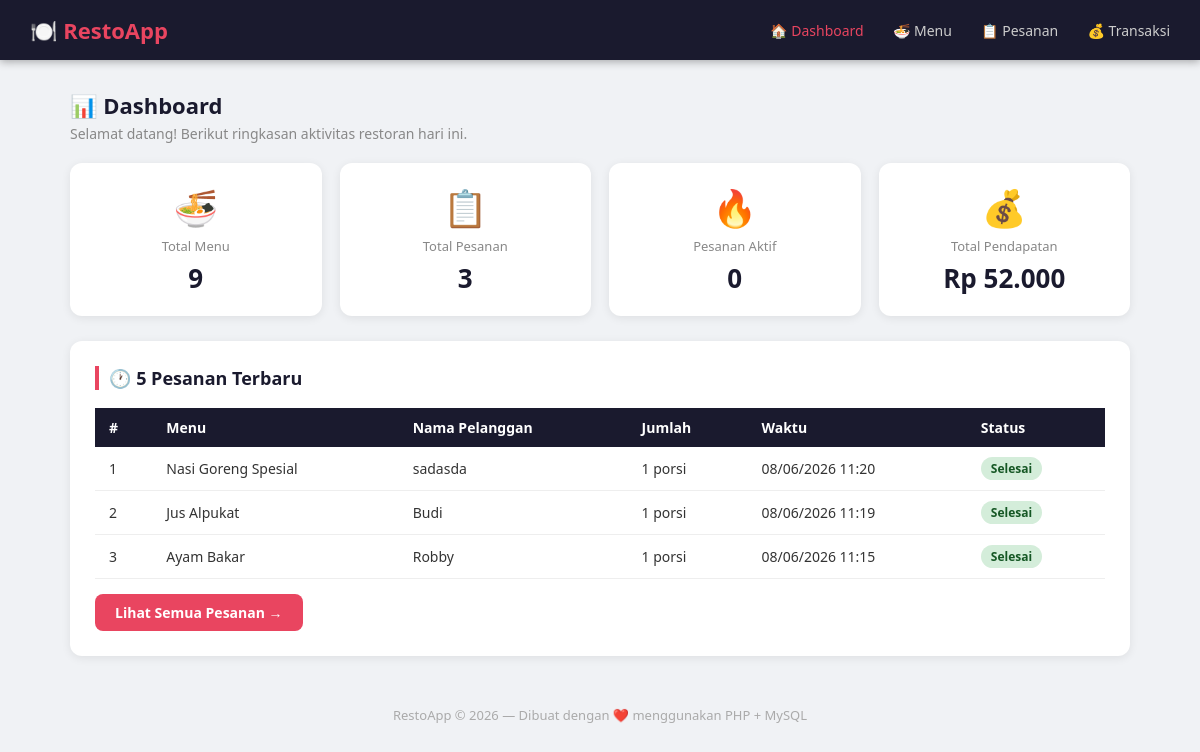
The page / on the database its author committed.
### tables this page shows
CREATE TABLE `pesanan` (
  `id_pesanan` int(11) NOT NULL,
  `id_menu` int(11) NOT NULL,
  `nama_pelanggan` varchar(100) NOT NULL,
  `nomor_meja` int(11) NOT NULL DEFAULT 1,
  `jumlah` int(11) NOT NULL DEFAULT 1,
  `subtotal` int(11) NOT NULL DEFAULT 0,
  `catatan` varchar(255) DEFAULT '',
  `status` enum('menunggu','diproses','selesai','batal') DEFAULT 'menunggu',
  `waktu_pesan` timestamp NOT NULL DEFAULT current_timestamp()
);

CREATE TABLE `daftar_menu` (
  `id_menu` int(11) NOT NULL,
  `nama_menu` varchar(100) NOT NULL,
  `kategori` enum('Makanan','Minuman','Snack','Dessert','Lainnya') DEFAULT 'Makanan',
  `harga` int(11) NOT NULL DEFAULT 0,
  `stok` int(11) NOT NULL DEFAULT 0,
  `deskripsi` varchar(255) DEFAULT '',
  `status` enum('tersedia','habis') DEFAULT 'tersedia',
  `created_at` timestamp NOT NULL DEFAULT current_timestamp()
);

### index.php (the view, shortened to what this page needs)
<?php
require_once 'includes/koneksi.php';
require_once 'includes/header.php';
$total_menu     = mysqli_fetch_assoc(mysqli_query($koneksi, "SELECT COUNT(*) as total FROM daftar_menu"))['total'];
$total_pesanan  = mysqli_fetch_assoc(mysqli_query($koneksi, "SELECT COUNT(*) as total FROM pesanan"))['total'];
$pesanan_aktif  = mysqli_fetch_assoc(mysqli_query($koneksi, "SELECT COUNT(*) as total FROM pesanan WHERE status IN ('menunggu','diproses')"))['total'];
$pendapatan     = mysqli_fetch_assoc(mysqli_query($koneksi, "SELECT SUM(total_bayar) as total FROM transaksi WHERE status_bayar = 'lunas'"))['total'];
$pendapatan     = $pendapatan ?? 0;
$pesanan_baru = mysqli_query($koneksi, "
    SELECT p.*, m.nama_menu
    FROM pesanan p
    JOIN daftar_menu m ON p.id_menu = m.id_menu
    ORDER BY p.waktu_pesan DESC
    LIMIT 5
");
?>
<div class="container">
    <div class="page-title">
        <h1>📊 Dashboard</h1>
        <p>Selamat datang! Berikut ringkasan aktivitas restoran hari ini.</p>
    </div>
    <div class="stats">
        <div class="stat-box">
            <div class="icon">🍜</div>
            <div class="label">Total Menu</div>
            <div class="value biru"><?= $total_menu ?></div>
        </div>
        <div class="stat-box">
            <div class="icon">📋</div>
            <div class="label">Total Pesanan</div>
            <div class="value"><?= $total_pesanan ?></div>
        </div>
        <div class="stat-box">
            <div class="icon">🔥</div>
            <div class="label">Pesanan Aktif</div>
            <div class="value merah"><?= $pesanan_aktif ?></div>
        </div>
        <div class="stat-box">
            <div class="icon">💰</div>
            <div class="label">Total Pendapatan</div>
            <div class="value hijau">Rp <?= number_format($pendapatan, 0, ',', '.') ?></div>
        </div>
    </div>
    <div class="card">
        <h2>🕐 5 Pesanan Terbaru</h2>
        <?php if (mysqli_num_rows($pesanan_baru) > 0): ?>
        <table>
            <thead>
                <tr>
                    <th>#</th>
                    <th>Menu</th>
                    <th>Nama Pelanggan</th>
                    <th>Jumlah</th>
                    <th>Waktu</th>
                    <th>Status</th>
                </tr>
            </thead>
            <tbody>
            <?php $no = 1; while ($row = mysqli_fetch_assoc($pesanan_baru)): ?>
                <tr>
                    <td><?= $no++ ?></td>
                    <td><?= htmlspecialchars($row['nama_menu']) ?></td>
                    <td><?= htmlspecialchars($row['nama_pelanggan']) ?></td>
                    <td><?= $row['jumlah'] ?> porsi</td>
                    <td><?= date('d/m/Y H:i', strtotime($row['waktu_pesan'])) ?></td>
                    <td>
                        <span class="badge badge-<?= $row['status'] ?>">
                            <?= ucfirst($row['status']) ?>
                        </span>
                    </td>
                </tr>
            <?php endwhile; ?>
            </tbody>
        </table>
        <?php endif; ?>
        <div style="margin-top:15px;">
            <a href="pesanan.php" class="btn btn-primary">Lihat Semua Pesanan →</a>
        </div>
    </div>
</div>
<?php require_once 'includes/footer.php'; ?>

### includes/header.php (shortened to what this page needs)
<?php
$halaman_aktif = basename($_SERVER['PHP_SELF']);
?>
<!DOCTYPE html>
<html lang="id">
<head>
    <link rel="stylesheet" href="<?= str_repeat('../', substr_count($_SERVER['PHP_SELF'], '/') - 2) ?>css/style.css">
</head>
<body>
<div class="navbar">
    <a href="index.php" class="logo">🍽️ RestoApp</a>
    <nav>
        <a href="index.php"       class="<?= $halaman_aktif == 'index.php'       ? 'active' : '' ?>">🏠 Dashboard</a>
        <a href="menu.php"        class="<?= $halaman_aktif == 'menu.php'        ? 'active' : '' ?>">🍜 Menu</a>
        <a href="pesanan.php"     class="<?= $halaman_aktif == 'pesanan.php'     ? 'active' : '' ?>">📋 Pesanan</a>
        <a href="transaksi.php"   class="<?= $halaman_aktif == 'transaksi.php'   ? 'active' : '' ?>">💰 Transaksi</a>
    </nav>
</div>

### includes/footer.php (shortened to what this page needs)
<div style="text-align:center; padding: 20px; color: #aaa; font-size: 13px; margin-top: 20px;">
    RestoApp © <?= date('Y') ?> — Dibuat dengan ❤️ menggunakan PHP + MySQL
</div>
</body>
</html>

### css/style.css (style rules this page uses)
* { margin: 0; padding: 0; box-sizing: border-box; }
body { font-family: 'Segoe UI', sans-serif; background: #f0f2f5; color: #333; }
.navbar { background: #1a1a2e; padding: 0 30px; display: flex; align-items: center; justify-content: space-between; height: 60px; box-shadow: 0 2px 8px rgba(0,0,0,0.3); }
.navbar .logo { color: #e94560; font-size: 22px; font-weight: 700; text-decoration: none; }
.navbar nav a { color: #ccc; text-decoration: none; margin-left: 25px; font-size: 14px; transition: color 0.2s; }
.navbar nav a:hover, .navbar nav a.active { color: #e94560; }
.container { max-width: 1100px; margin: 30px auto; padding: 0 20px; }
.card { background: #fff; border-radius: 12px; padding: 25px; box-shadow: 0 2px 10px rgba(0,0,0,0.08); margin-bottom: 25px; }
.card h2 { font-size: 18px; margin-bottom: 18px; color: #1a1a2e; border-left: 4px solid #e94560; padding-left: 10px; }
.stats { display: grid; grid-template-columns: repeat(auto-fit, minmax(200px, 1fr)); gap: 18px; margin-bottom: 25px; }
.stat-box { background: #fff; border-radius: 12px; padding: 20px; text-align: center; box-shadow: 0 2px 10px rgba(0,0,0,0.08); }
.stat-box .icon { font-size: 36px; }
.stat-box .label { color: #888; font-size: 13px; margin: 5px 0; }
.stat-box .value { font-size: 26px; font-weight: 700; color: #1a1a2e; }
table { width: 100%; border-collapse: collapse; font-size: 14px; }
table th { background: #1a1a2e; color: #fff; padding: 10px 14px; text-align: left; }
table td { padding: 10px 14px; border-bottom: 1px solid #eee; }
.badge { display: inline-block; padding: 3px 10px; border-radius: 20px; font-size: 12px; font-weight: 600; }
.badge-selesai { background: #d4edda; color: #155724; }
.btn { display: inline-block; padding: 9px 20px; border: none; border-radius: 8px; cursor: pointer; font-size: 14px; font-weight: 600; text-decoration: none; transition: opacity 0.2s; }
.btn-primary { background: #e94560; color: #fff; }
.page-title { margin-bottom: 20px; }
.page-title h1 { font-size: 22px; color: #1a1a2e; }
.page-title p { color: #888; font-size: 14px; margin-top: 4px; }

### rows shown on the page
pesanan: id_menu.nama_menu "Nasi Goreng Spesial", nama_pelanggan "sadasda", jumlah "1", waktu_pesan "08/06/2026 11:20", status "Selesai"
pesanan: id_menu.nama_menu "Jus Alpukat", nama_pelanggan "Budi", jumlah "1", waktu_pesan "08/06/2026 11:19", status "Selesai"
pesanan: id_menu.nama_menu "Ayam Bakar", nama_pelanggan "Robby", jumlah "1", waktu_pesan "08/06/2026 11:15", status "Selesai"

### other values the page prints
$total_menu "9"
$total_pesanan "3"
$pesanan_aktif "0"
$pendapatan "52.000"
